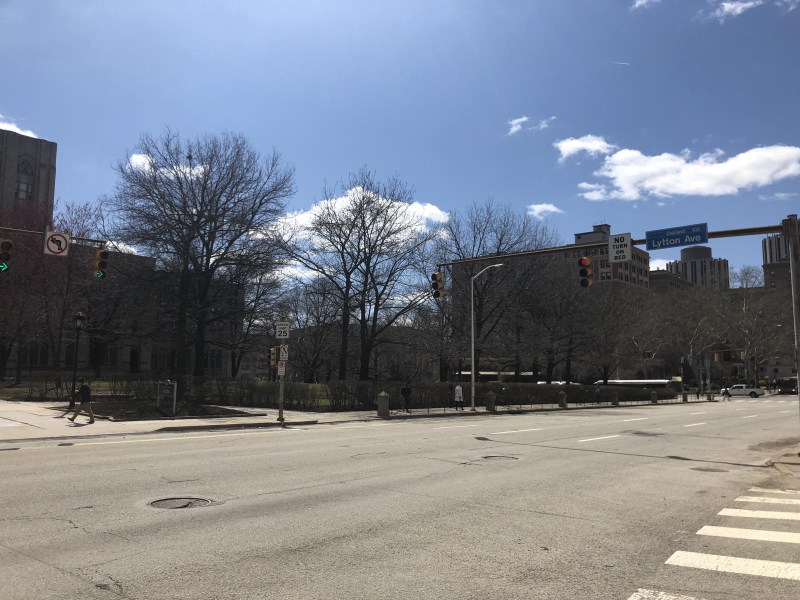
#> input picture Test Images/Lytton.png, 1600 x 1200 px, found by its file name (shown at 1/2 size)
$ python SignDetection.py
#> lines starting #> are read from the running program, lines starting #| are printed output that depends on the picture; after the words box and inside, x2 and y2 are one past the last pixel; in counts of white or black regions, pixels touching at a corner belong together
import cv2
import numpy as np
import imutils

RESIZED_HEIGHT = 72
FILENAME = 'Lytton.png'

def resizeToHeight(newHeight, oldImage):
	"""Maintains aspect ratio when resizing to specified height"""
	(h,w) = oldImage.shape[:2]
	r = newHeight / float(h)
	dim = (int(w * r), newHeight)
	resized = cv2.resize(oldImage, dim, interpolation=cv2.INTER_AREA)
	return resized

def transform(pos):
	# This function is used to find the corners of the object and the dimensions of the object
	pts=[]
	n=len(pos)
	for i in range(n):
		pts.append(list(pos[i][0]))

	sums={}
	diffs={}
	tl=tr=bl=br=0
	for i in pts:
		x=i[0]
		y=i[1]
		sum=x+y
		diff=y-x
		sums[sum]=i
		diffs[diff]=i
	sums=sorted(sums.items())
	diffs=sorted(diffs.items())
	n=len(sums)
	rect=[sums[0][1],diffs[0][1],diffs[n-1][1],sums[n-1][1]]
	#      top-left   top-right   bottom-left   bottom-right

	h1=np.sqrt((rect[0][0]-rect[2][0])**2 + (rect[0][1]-rect[2][1])**2)     #height of left side
	h2=np.sqrt((rect[1][0]-rect[3][0])**2 + (rect[1][1]-rect[3][1])**2)     #height of right side
	h=max(h1,h2)

	w1=np.sqrt((rect[0][0]-rect[1][0])**2 + (rect[0][1]-rect[1][1])**2)     #width of upper side
	w2=np.sqrt((rect[2][0]-rect[3][0])**2 + (rect[2][1]-rect[3][1])**2)     #width of lower side
	w=max(w1,w2)

	return int(w),int(h),rect


# load image
img = cv2.imread(FILENAME)
#> img is the input picture: shape (1200, 1600, 3); mean B, G, R 140.6, 128.9, 122.6
img = cv2.resize(img, (800, 600))
#> img: shape (600, 800, 3)
cv2.imshow("img", img)
cv2.waitKey(0)
hsv = cv2.cvtColor(img, cv2.COLOR_BGR2HSV)
#> hsv: shape (600, 800, 3); mean H, S, V 67, 52.1, 149.3

# define range of blue color in HSV
lower_blue = np.array([110,50,50])
upper_blue = np.array([130,255,255])

mask = cv2.inRange(img, lower_blue, upper_blue)
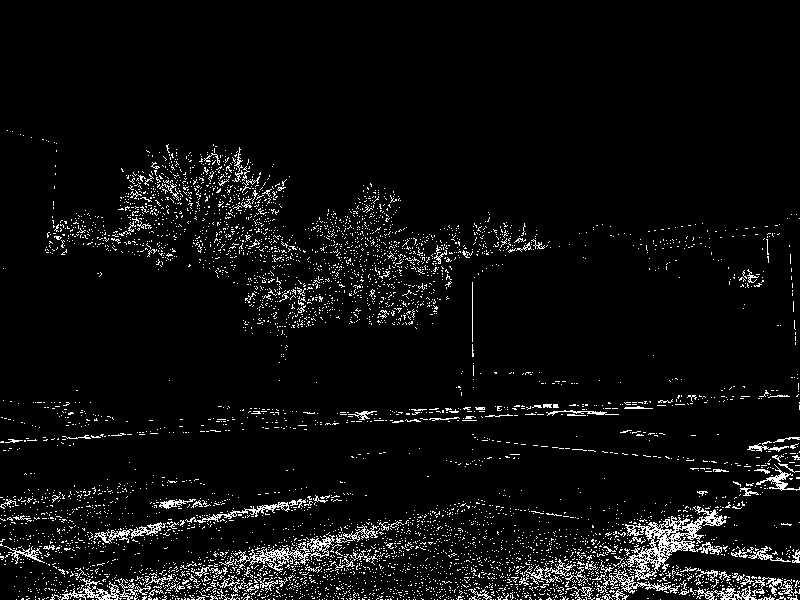
#> mask: shape (600, 800); 5.1% white in thin lines or dots, all inside (x1, y1, x2, y2) = (0, 130, 800, 600)

# Threshold the HSV image to get only blue colors
mask = cv2.inRange(hsv, lower_blue, upper_blue)
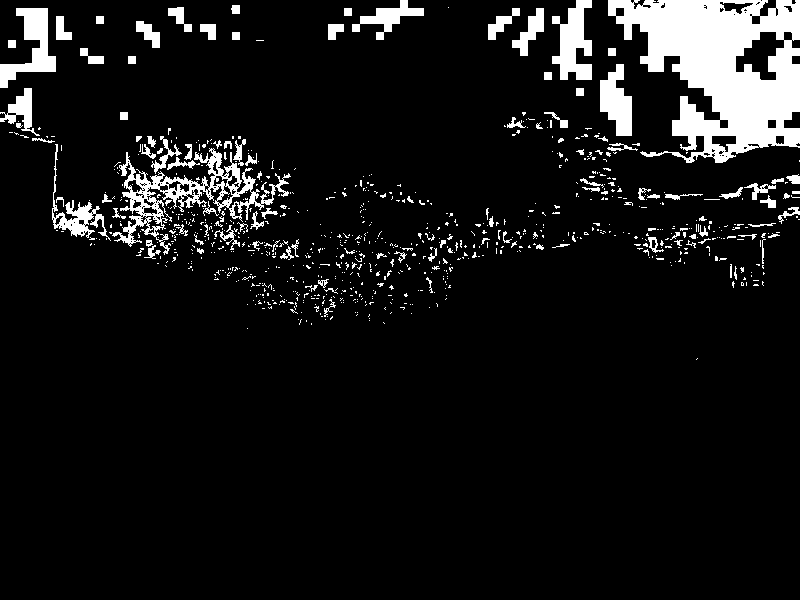
#> mask: shape (600, 800); 8.6% white; 846 white regions (733 under 20 px)

# Bitwise-AND mask and original image
res = cv2.bitwise_and(img,img, mask= mask)
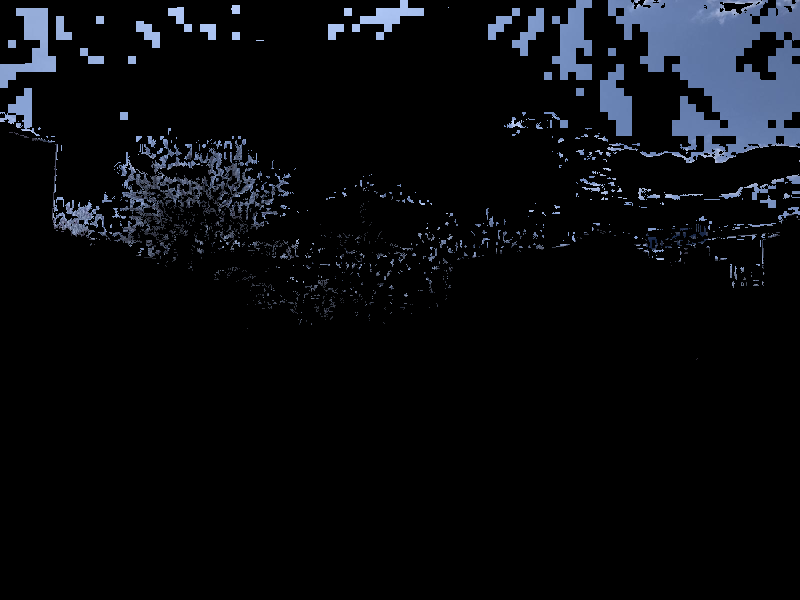
#> res: shape (600, 800, 3); mean B, G, R 14.4, 10.9, 9.2

contours, _ = cv2.findContours(mask, cv2.RETR_EXTERNAL, cv2.CHAIN_APPROX_SIMPLE)
#> contours = 841 contours, 773 with area under 20; largest, box (x1, y1, x2, y2) and area: (608, 0, 800, 163) 19704, (112, 148, 291, 255) 4476, (552, 0, 592, 80) 1752, (0, 8, 56, 88) 1708, (600, 64, 632, 136) 1364
cv2.drawContours(img, contours, -1, (0,255,0), 3)
cv2.imshow("", img)
cv2.waitKey(0)
contourLenghts = list(map(lambda x: len(x), contours))
#> contourLenghts = 841 values, max 1254 at index 757, min 1 at index 1, mean 8.09
maxIndex = contourLenghts.index(max(contourLenghts))
#> maxIndex = 757
M = cv2.moments(contours[maxIndex])
#> M = moments, m00 4476.5, centre m10/m00, m01/m00 = (187.5, 193.9)
x,y,w,h = cv2.boundingRect(contours[maxIndex])
#> x = 112; y = 148; w = 179; h = 107


#draw bounding box on image
cv2.rectangle(img,(x,y),(x+w,y+h),(0,255,0),2)
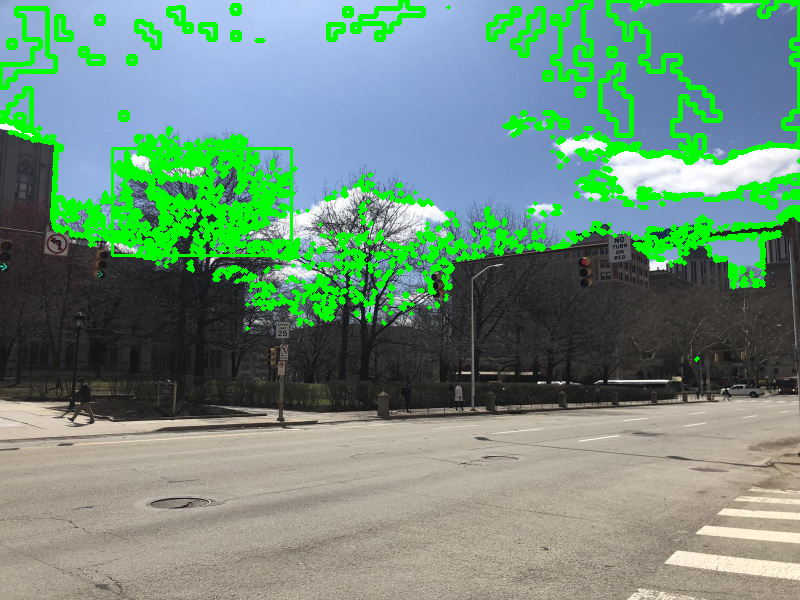
#> img: shape (600, 800, 3); mean B, G, R 123.4, 142.8, 110.8

#crop out everything but area in bounding box
cropped = img[y:y+h, x:x+w]
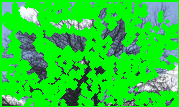
#> cropped: shape (107, 179, 3); mean B, G, R 50.4, 209.2, 38.4

cv2.imshow("", cropped)
cv2.waitKey(0)

#convert to grayscale
gray_image = cv2.cvtColor(cropped, cv2.COLOR_BGR2GRAY)
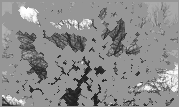
#> gray_image: shape (107, 179); min 23, max 255, mean 140.2

gray = cv2.bilateralFilter(gray_image, 11, 17, 17)
edged = cv2.Canny(gray, 30, 200)
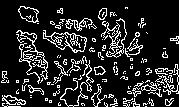
#> edged: shape (107, 179); 15.3% white in thin lines or dots

#find squares
cnts = cv2.findContours(edged.copy(), cv2.RETR_TREE, cv2.CHAIN_APPROX_SIMPLE)
#> cnts = 201 contours, 166 with area under 20; largest, box (x1, y1, x2, y2) and area: (43, 30, 87, 53) 510, (51, 32, 86, 52) 383, (18, 6, 39, 23) 218, (16, 30, 48, 84) 208, (18, 6, 39, 23) 200
cnts = imutils.grab_contours(cnts)
cnts = sorted(cnts, key = cv2.contourArea, reverse = True)[:10]
#> cnts = 10 contours; largest, box (x1, y1, x2, y2) and area: (43, 30, 87, 53) 510, (51, 32, 86, 52) 383, (18, 6, 39, 23) 218, (16, 30, 48, 84) 208, (18, 6, 39, 23) 200

signContour = None
for c in cnts:
	# approximate the contour
	peri = cv2.arcLength(c, True)
	approx = cv2.approxPolyDP(c, 0.015 * peri, True)

	# rectangles have four points
	if len(approx) == 4:
		signContour = approx
		break
#> this loop made 10 passes
#> peri on passes 1 to 10: 134.5, 267.2, 65.7, 528.8, 76.67, 69.36, 258.8, 144.7, 70.67, 92.91

cv2.drawContours(cropped, [signContour], -1, (0, 255, 0), 3)
cv2.imshow("", cropped)
cv2.waitKey(0)

#> (the run stopped early here; a loop or call above may not have finished)

$ run again, with Test Images/5th.png copied over Test Images/Lytton.png
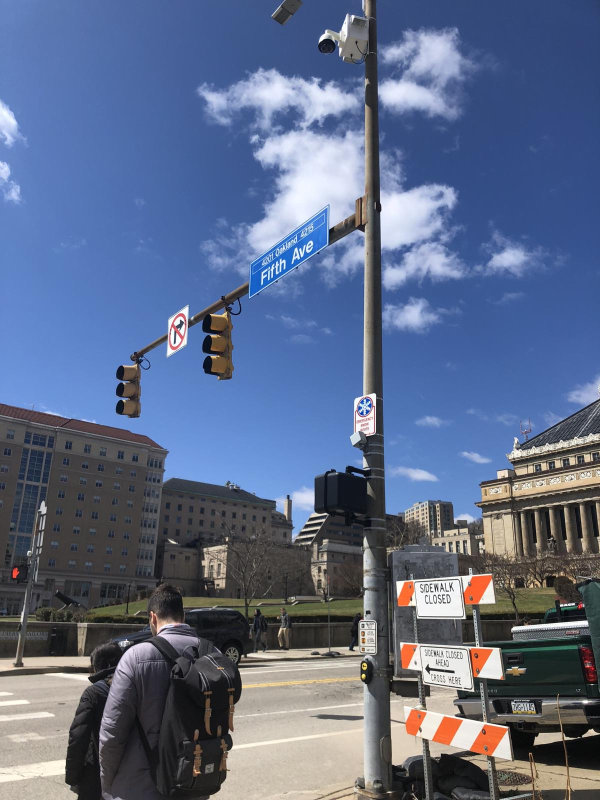
#> input picture Test Images/5th.png, 1200 x 1600 px, found by its file name (shown at 1/2 size)
#> img is the input picture: shape (1600, 1200, 3); mean B, G, R 136.6, 107.5, 94.1
#> hsv: shape (600, 800, 3); mean H, S, V 89.4, 88.3, 142.3
#> `mask = cv2.inRange(img, lower_blue, upper_blue)`:
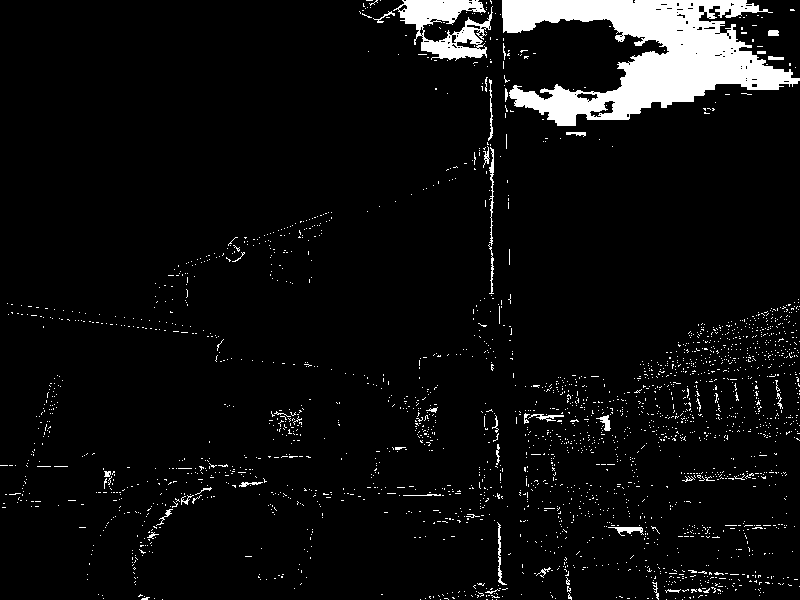
#> mask: shape (600, 800); 5.9% white; 2476 white regions (2434 under 20 px), largest, box (x1, y1, x2, y2) and area: (502, 0, 800, 126) 17685, (393, 0, 493, 61) 2992, (489, 147, 494, 246) 195
#> contours = 678 contours, 630 with area under 20; largest, box (x1, y1, x2, y2) and area: (0, 0, 489, 264) 89554, (499, 0, 800, 348) 89393, (286, 171, 486, 296) 11489, (221, 261, 266, 276) 242, (24, 336, 70, 361) 220
#> contourLenghts = 678 values, max 890 at index 677, min 1 at index 1, mean 8.96
#> maxIndex = 677
#> M = moments, m00 89553.5, centre m10/m00, m01/m00 = (210.1, 104)
#> x = 0; w = 489; h = 264
#> `edged = cv2.Canny(gray, 30, 200)`:
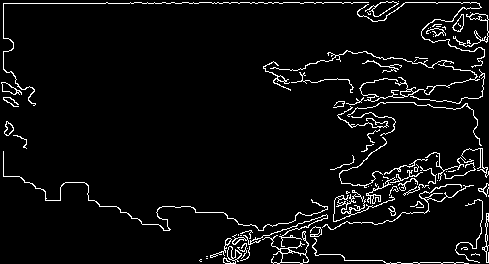
#> edged: shape (264, 489); 5.1% white in thin lines or dots
#> `cnts = cv2.findContours(edged.copy(), cv2.RETR_TREE, cv2.CHAIN_APPROX_..`: cnts = 143 contours, 100 with area under 20; largest, box (x1, y1, x2, y2) and area: (262, 231, 309, 264) 330, (333, 190, 395, 222) 286, (281, 251, 309, 264) 232, (333, 197, 352, 222) 212, (365, 1, 399, 17) 207
#> `cnts = sorted(cnts, key = cv2.contourArea, reverse = True)[:10]`: cnts = 10 contours; largest, box (x1, y1, x2, y2) and area: (262, 231, 309, 264) 330, (333, 190, 395, 222) 286, (281, 251, 309, 264) 232, (333, 197, 352, 222) 212, (365, 1, 399, 17) 207
#> the loop `for c in cnts:` made 10 passes
#> peri on passes 1 to 8: 304.5, 443.2, 79.7, 108.9, 100.2, 65.6, 1180.7, 249.3

$ run again, with Test Images/Craig.png copied over Test Images/Lytton.png
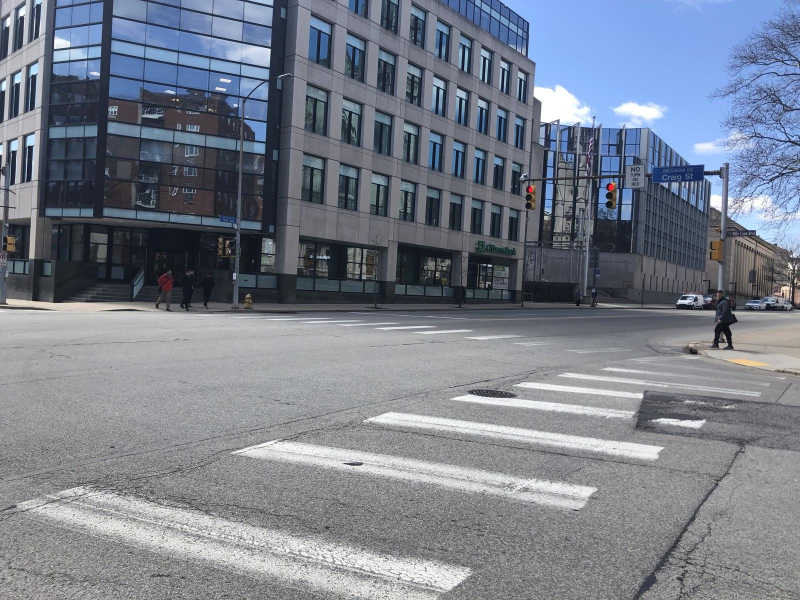
#> input picture Test Images/Craig.png, 1600 x 1200 px, found by its file name (shown at 1/2 size)
#> img is the input picture: shape (1200, 1600, 3); mean B, G, R 139, 126.6, 119.9
#> hsv: shape (600, 800, 3); mean H, S, V 100.5, 39.1, 139.7
#> `mask = cv2.inRange(img, lower_blue, upper_blue)`:
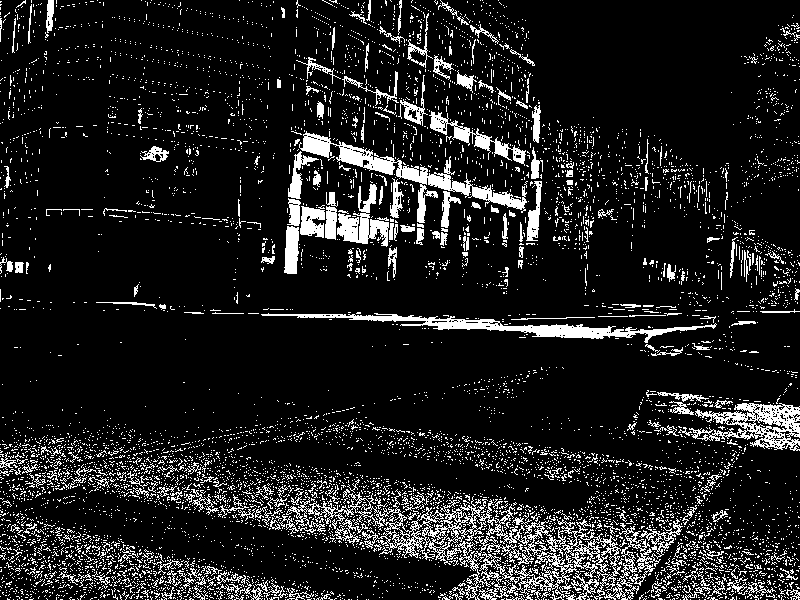
#> mask: shape (600, 800); 12% white in thin lines or dots
#> contours = 1387 contours, 1278 with area under 20; largest, box (x1, y1, x2, y2) and area: (576, 0, 800, 202) 14842, (39, 0, 300, 217) 10056, (644, 145, 756, 240) 1396, (276, 75, 293, 240) 1065, (574, 123, 628, 211) 756
#> contourLenghts = 1387 values, max 1698 at index 1380, min 1 at index 1, mean 8.91
#> maxIndex = 1380
#> M = moments, m00 10056.5, centre m10/m00, m01/m00 = (175.7, 68.88)
#> x = 39; y = 0; w = 261; h = 217
#> `edged = cv2.Canny(gray, 30, 200)`:
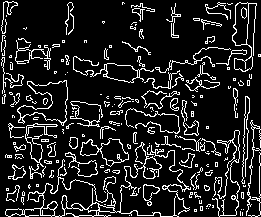
#> edged: shape (217, 261); 13.3% white in thin lines or dots
#> `cnts = cv2.findContours(edged.copy(), cv2.RETR_TREE, cv2.CHAIN_APPROX_..`: cnts = 342 contours, 281 with area under 20; largest, box (x1, y1, x2, y2) and area: (5, 142, 179, 217) 2144, (42, 177, 116, 217) 1264, (17, 80, 68, 126) 1078, (17, 80, 68, 123) 1004, (232, 2, 257, 72) 742
#> `cnts = sorted(cnts, key = cv2.contourArea, reverse = True)[:10]`: cnts = 10 contours; largest, box (x1, y1, x2, y2) and area: (5, 142, 179, 217) 2144, (42, 177, 116, 217) 1264, (17, 80, 68, 126) 1078, (17, 80, 68, 123) 1004, (232, 2, 257, 72) 742
#> the loop `for c in cnts:` made 10 passes
#> peri on passes 1 to 8: 1368.1, 369.8, 258.7, 238.2, 328, 165.2, 111.9, 350.4
